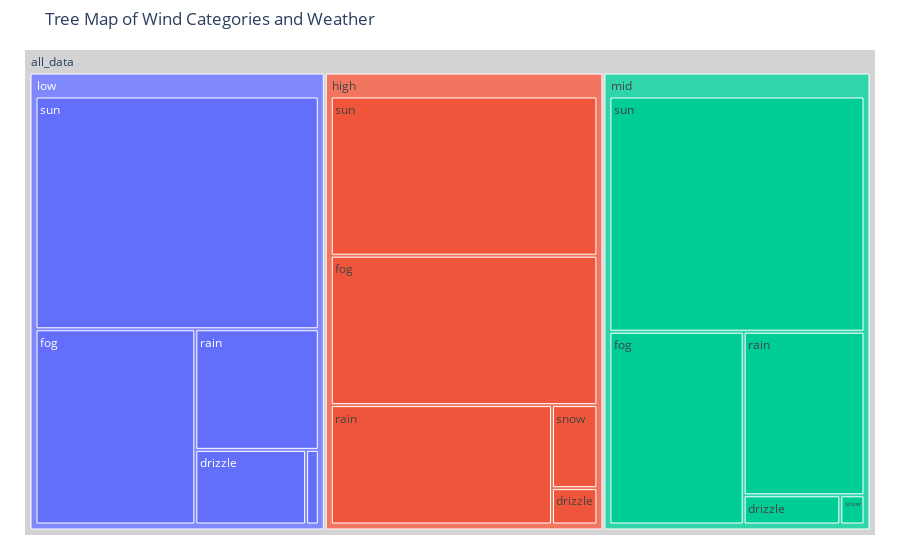

The cell this chart's notebook holds for it:
### Markdown cell above
##### Question 7 (5 pts)

Now use the demo on this page: https://plotly.com/python/treemaps/ to make a tree map for wind_group and weather type.

### Code cell
import plotly.express as px
fig = px.treemap(
    count_table,
    path=[px.Constant("all_data"), "wind_category", "weather"],
    values="count",
)
fig.update_traces(root_color="lightgrey")
fig.update_layout(title_text="Tree Map of Wind Categories and Weather", margin=dict(t=50, l=25, r=25, b=25))
fig.show()

### Figure 1 — Plotly figure (JSON) as saved in the notebook; plotly's stock layout.template omitted (floating-point values rounded to 4 significant figures)
{"data": [{"branchvalues": "total", "domain": {"x": [0, 1], "y": [0, 1]}, "hovertemplate": "labels=%{label}<br>count=%{value}<br>parent=%{parent}<br>id=%{id}<extra></extra>", "ids": ["all_data/low/drizzle", "all_data/mid/drizzle", "all_data/high/drizzle", "all_data/low/fog", "all_data/mid/fog", "all_data/high/fog", "all_data/low/rain", "all_data/mid/rain", "all_data/high/rain", "all_data/low/snow", "all_data/mid/snow", "all_data/high/snow", "all_data/low/sun", "all_data/mid/sun", "all_data/high/sun", "all_data/low", "all_data/mid", "all_data/high", "all_data"], "labels": ["drizzle", "drizzle", "drizzle", "fog", "fog", "fog", "rain", "rain", "rain", "snow", "snow", "snow", "sun", "sun", "sun", "low", "mid", "high", "all_data"], "name": "", "parents": ["all_data/low", "all_data/mid", "all_data/high", "all_data/low", "all_data/mid", "all_data/high", "all_data/low", "all_data/mid", "all_data/high", "all_data/low", "all_data/mid", "all_data/high", "all_data/low", "all_data/mid", "all_data/high", "all_data", "all_data", "all_data", ""], "root": {"color": "lightgrey"}, "type": "treemap", "values": [35, 12, 7, 132, 110, 169, 63, 84, 112, 4, 3, 16, 279, 255, 180, 513, 464, 484, 1461]}], "layout": {"legend": {"tracegroupgap": 0}, "margin": {"b": 25, "l": 25, "r": 25, "t": 50}, "title": {"text": "Tree Map of Wind Categories and Weather"}}}
